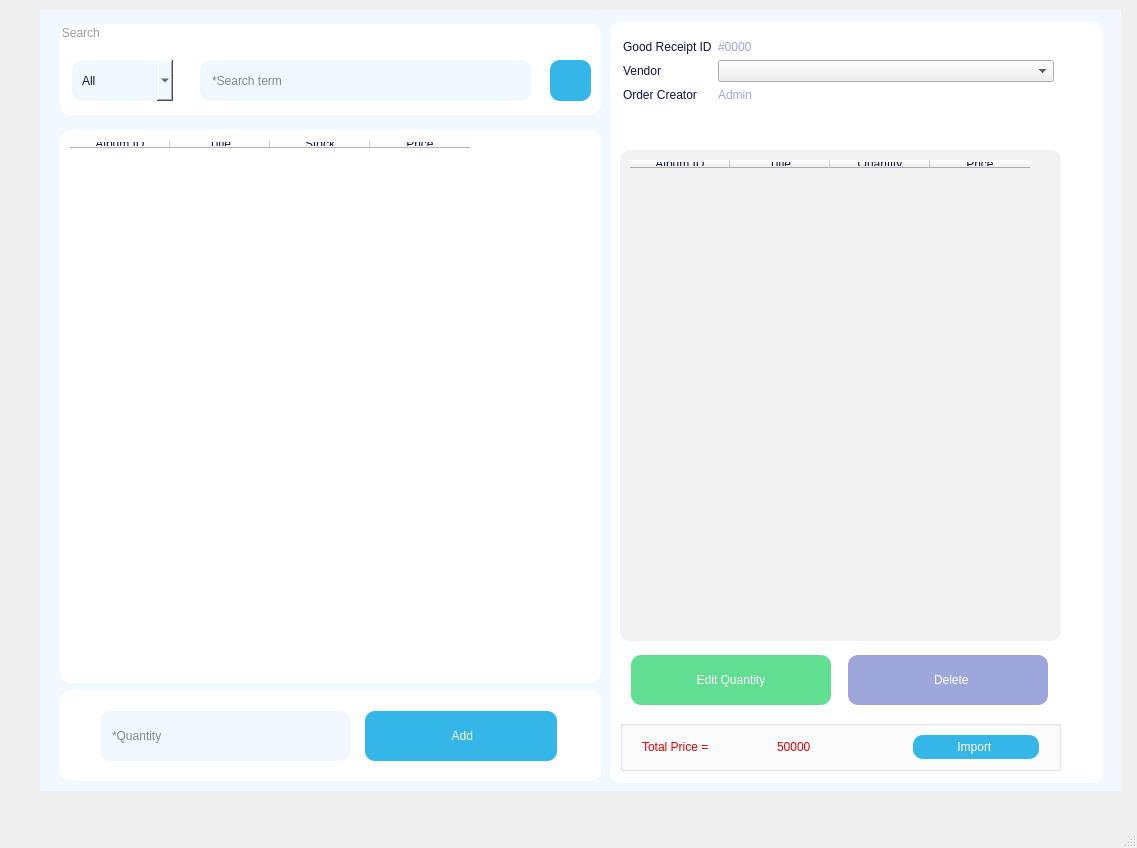
<?xml version="1.0" encoding="UTF-8"?>
<ui version="4.0">
 <class>MainWindowImport</class>
 <widget class="QMainWindow" name="MainWindowImport">
  <property name="geometry">
   <rect>
    <x>0</x>
    <y>0</y>
    <width>1137</width>
    <height>848</height>
   </rect>
  </property>
  <property name="maximumSize">
   <size>
    <width>1920</width>
    <height>1080</height>
   </size>
  </property>
  <property name="focusPolicy">
   <enum>Qt::NoFocus</enum>
  </property>
  <property name="windowTitle">
   <string>Import </string>
  </property>
  <property name="autoFillBackground">
   <bool>false</bool>
  </property>
  <property name="toolButtonStyle">
   <enum>Qt::ToolButtonTextUnderIcon</enum>
  </property>
  <property name="animated">
   <bool>false</bool>
  </property>
  <widget class="QWidget" name="centralwidget">
   <widget class="QLabel" name="label_2">
    <property name="geometry">
     <rect>
      <x>40</x>
      <y>10</y>
      <width>1081</width>
      <height>781</height>
     </rect>
    </property>
    <property name="styleSheet">
     <string notr="true">background-color: rgb(242, 248, 255);</string>
    </property>
    <property name="text">
     <string/>
    </property>
   </widget>
   <widget class="QGroupBox" name="groupBox_2">
    <property name="geometry">
     <rect>
      <x>60</x>
      <y>24</y>
      <width>541</width>
      <height>91</height>
     </rect>
    </property>
    <property name="styleSheet">
     <string notr="true">padding: 5px;
border-radius: 10px;
color: rgb(155, 159, 162);
background-color: rgb(255, 255, 255);
font: 25 10pt &quot;Montserrat Light&quot;;</string>
    </property>
    <property name="title">
     <string>Search </string>
    </property>
    <widget class="QLineEdit" name="lineEditSearch">
     <property name="geometry">
      <rect>
       <x>140</x>
       <y>36</y>
       <width>331</width>
       <height>41</height>
      </rect>
     </property>
     <property name="styleSheet">
      <string notr="true">background-color: rgb(242, 248, 255);
color: rgb(14, 23, 67);
font: 57 12pt &quot;Montserrat Medium&quot;;
padding: 10px;</string>
     </property>
     <property name="text">
      <string/>
     </property>
     <property name="placeholderText">
      <string>*Search term</string>
     </property>
    </widget>
    <widget class="QPushButton" name="pushButtonSearch">
     <property name="geometry">
      <rect>
       <x>490</x>
       <y>36</y>
       <width>41</width>
       <height>41</height>
      </rect>
     </property>
     <property name="maximumSize">
      <size>
       <width>100</width>
       <height>100</height>
      </size>
     </property>
     <property name="styleSheet">
      <string notr="true">QPushButton {
    background-color: #35B6E8; /* Màu nền mặc định */
    border-radius: 10px; 
    padding: 5px;

}

QPushButton:hover {
    background-color: #8EDAF8; /* Màu khi di chuột */  

}

QPushButton:pressed {
    background-color: #35B6E8; /* Màu khi nhấn */
}

QPushButton:focus {
    border: 5px solid #8EDAF8; /* Viền khi nút được focus */ 
}
</string>
     </property>
     <property name="text">
      <string/>
     </property>
     <property name="icon">
      <iconset>
       <normaloff>../../RESOURCE/ICON/search.png</normaloff>../../RESOURCE/ICON/search.png</iconset>
     </property>
     <property name="iconSize">
      <size>
       <width>25</width>
       <height>25</height>
      </size>
     </property>
    </widget>
    <widget class="QComboBox" name="comboBoxSearch">
     <property name="geometry">
      <rect>
       <x>12</x>
       <y>36</y>
       <width>101</width>
       <height>41</height>
      </rect>
     </property>
     <property name="styleSheet">
      <string notr="true">background-color: rgb(242, 248, 255);
color: rgb(14, 23, 67);
font: 57 12pt &quot;Montserrat Medium&quot;;
padding: 10px;</string>
     </property>
     <property name="editable">
      <bool>false</bool>
     </property>
     <property name="currentText">
      <string>All</string>
     </property>
     <property name="sizeAdjustPolicy">
      <enum>QComboBox::AdjustToContentsOnFirstShow</enum>
     </property>
     <item>
      <property name="text">
       <string>All</string>
      </property>
     </item>
     <item>
      <property name="text">
       <string>ID</string>
      </property>
     </item>
     <item>
      <property name="text">
       <string>Title</string>
      </property>
     </item>
     <item>
      <property name="text">
       <string>Artist</string>
      </property>
     </item>
     <item>
      <property name="text">
       <string>Year</string>
      </property>
     </item>
     <item>
      <property name="text">
       <string>Category</string>
      </property>
     </item>
    </widget>
   </widget>
   <widget class="QTableWidget" name="tableWidgetDefault">
    <property name="geometry">
     <rect>
      <x>60</x>
      <y>130</y>
      <width>541</width>
      <height>553</height>
     </rect>
    </property>
    <property name="toolTip">
     <string/>
    </property>
    <property name="styleSheet">
     <string notr="true">padding: 5px;
border-radius: 10px;
color: rgb(14, 23, 67);
background-color: rgb(255, 255, 255);
font: 57 10pt &quot;Montserrat Medium&quot;;</string>
    </property>
    <column>
     <property name="text">
      <string>Album ID</string>
     </property>
    </column>
    <column>
     <property name="text">
      <string>Title</string>
     </property>
    </column>
    <column>
     <property name="text">
      <string>Stock</string>
     </property>
    </column>
    <column>
     <property name="text">
      <string>Price</string>
     </property>
    </column>
   </widget>
   <widget class="QLabel" name="label_3">
    <property name="geometry">
     <rect>
      <x>60</x>
      <y>690</y>
      <width>541</width>
      <height>91</height>
     </rect>
    </property>
    <property name="styleSheet">
     <string notr="true">border-radius: 10px;
background-color: rgb(255, 255, 255);</string>
    </property>
    <property name="text">
     <string/>
    </property>
   </widget>
   <widget class="QWidget" name="horizontalLayoutWidget">
    <property name="geometry">
     <rect>
      <x>100</x>
      <y>710</y>
      <width>457</width>
      <height>52</height>
     </rect>
    </property>
    <layout class="QHBoxLayout" name="horizontalLayout">
     <property name="spacing">
      <number>15</number>
     </property>
     <item>
      <widget class="QLineEdit" name="lineEditQuantity">
       <property name="maximumSize">
        <size>
         <width>250</width>
         <height>50</height>
        </size>
       </property>
       <property name="styleSheet">
        <string notr="true">background-color: rgb(242, 248, 255);
color: rgb(14, 23, 67);
font: 57 12pt &quot;Montserrat Medium&quot;;
padding: 10px;
border-radius: 10px;</string>
       </property>
       <property name="placeholderText">
        <string>*Quantity</string>
       </property>
      </widget>
     </item>
     <item>
      <widget class="QPushButton" name="pushButtonAdd">
       <property name="maximumSize">
        <size>
         <width>200</width>
         <height>50</height>
        </size>
       </property>
       <property name="styleSheet">
        <string notr="true">QPushButton {
	font: 57 12pt &quot;Montserrat Medium&quot;;
	color: rgb(255, 255, 255);
    background-color: #35B6E8; /* Màu nền mặc định */
    border-radius: 10px; 
    padding: 1px;

}

QPushButton:hover {
    background-color: #8EDAF8; /* Màu khi di chuột */  

}

QPushButton:pressed {
    background-color: #35B6E8; /* Màu khi nhấn */
}

QPushButton:focus {
    border: 5px solid #8EDAF8; /* Viền khi nút được focus */ 
}
</string>
       </property>
       <property name="text">
        <string> Add</string>
       </property>
       <property name="icon">
        <iconset>
         <normaloff>../../RESOURCE/ICON/tick.png</normaloff>../../RESOURCE/ICON/tick.png</iconset>
       </property>
       <property name="iconSize">
        <size>
         <width>25</width>
         <height>25</height>
        </size>
       </property>
      </widget>
     </item>
    </layout>
   </widget>
   <widget class="QLabel" name="label_6">
    <property name="geometry">
     <rect>
      <x>610</x>
      <y>22</y>
      <width>493</width>
      <height>761</height>
     </rect>
    </property>
    <property name="styleSheet">
     <string notr="true">border-radius: 10px;
background-color: rgb(255, 255, 255);</string>
    </property>
    <property name="text">
     <string/>
    </property>
   </widget>
   <widget class="QWidget" name="formLayoutWidget">
    <property name="geometry">
     <rect>
      <x>623</x>
      <y>40</y>
      <width>431</width>
      <height>111</height>
     </rect>
    </property>
    <layout class="QFormLayout" name="formLayout">
     <item row="1" column="0">
      <widget class="QLabel" name="label_7">
       <property name="styleSheet">
        <string notr="true">color: rgb(14, 23, 67);
font: 57 10pt &quot;Montserrat Medium&quot;;</string>
       </property>
       <property name="text">
        <string>Good Receipt ID</string>
       </property>
      </widget>
     </item>
     <item row="1" column="1">
      <widget class="QLabel" name="labelGoodReceiptID">
       <property name="styleSheet">
        <string notr="true">
color: rgb(157, 167, 220);
font: 57 10pt &quot;Montserrat Medium&quot;;</string>
       </property>
       <property name="text">
        <string>#0000</string>
       </property>
      </widget>
     </item>
     <item row="3" column="0">
      <widget class="QLabel" name="label_10">
       <property name="styleSheet">
        <string notr="true">color: rgb(14, 23, 67);
font: 57 10pt &quot;Montserrat Medium&quot;;</string>
       </property>
       <property name="text">
        <string>Order Creator</string>
       </property>
      </widget>
     </item>
     <item row="3" column="1">
      <widget class="QLabel" name="labelAdminName">
       <property name="styleSheet">
        <string notr="true">
color: rgb(157, 167, 220);
font: 57 10pt &quot;Montserrat Medium&quot;;</string>
       </property>
       <property name="text">
        <string>Admin</string>
       </property>
      </widget>
     </item>
     <item row="2" column="0">
      <widget class="QLabel" name="label_9">
       <property name="styleSheet">
        <string notr="true">color: rgb(14, 23, 67);
font: 57 10pt &quot;Montserrat Medium&quot;;</string>
       </property>
       <property name="text">
        <string>Vendor</string>
       </property>
      </widget>
     </item>
     <item row="2" column="1">
      <widget class="QComboBox" name="comboBoxVendor"/>
     </item>
    </layout>
   </widget>
   <widget class="QTableWidget" name="tableWidgetImport">
    <property name="geometry">
     <rect>
      <x>620</x>
      <y>150</y>
      <width>441</width>
      <height>491</height>
     </rect>
    </property>
    <property name="toolTip">
     <string/>
    </property>
    <property name="styleSheet">
     <string notr="true">padding: 5px;
border-radius: 10px;
color: rgb(14, 23, 67);
background-color: rgb(242, 242, 242);
font: 57 10pt &quot;Montserrat Medium&quot;;
</string>
    </property>
    <column>
     <property name="text">
      <string>Album ID</string>
     </property>
    </column>
    <column>
     <property name="text">
      <string>Title</string>
     </property>
    </column>
    <column>
     <property name="text">
      <string>Quantity</string>
     </property>
    </column>
    <column>
     <property name="text">
      <string>Price</string>
     </property>
    </column>
   </widget>
   <widget class="QWidget" name="horizontalLayoutWidget_2">
    <property name="geometry">
     <rect>
      <x>620</x>
      <y>650</y>
      <width>441</width>
      <height>61</height>
     </rect>
    </property>
    <layout class="QHBoxLayout" name="horizontalLayout_2">
     <item>
      <widget class="QPushButton" name="pushButtonEdit">
       <property name="maximumSize">
        <size>
         <width>200</width>
         <height>50</height>
        </size>
       </property>
       <property name="sizeIncrement">
        <size>
         <width>200</width>
         <height>50</height>
        </size>
       </property>
       <property name="styleSheet">
        <string notr="true">QPushButton {
	font: 57 12pt &quot;Montserrat Medium&quot;;
	color: rgb(255, 255, 255);
    background-color: #62DE92; /* Màu nền mặc định */
    border-radius: 10px; 
    padding: 1px;

}

QPushButton:hover {
    background-color: #BAECCD; /* Màu khi di chuột */  

}

QPushButton:pressed {
    background-color: #62DE92; /* Màu khi nhấn */
}

QPushButton:focus {
    border: 5px solid #62DE92; /* Viền khi nút được focus */ 
}
</string>
       </property>
       <property name="text">
        <string>Edit Quantity</string>
       </property>
       <property name="icon">
        <iconset>
         <normaloff>../../RESOURCE/ICON/edit.png</normaloff>../../RESOURCE/ICON/edit.png</iconset>
       </property>
      </widget>
     </item>
     <item>
      <widget class="QPushButton" name="pushButtonDelete">
       <property name="maximumSize">
        <size>
         <width>200</width>
         <height>50</height>
        </size>
       </property>
       <property name="sizeIncrement">
        <size>
         <width>200</width>
         <height>50</height>
        </size>
       </property>
       <property name="styleSheet">
        <string notr="true">QPushButton {
	font: 57 12pt &quot;Montserrat Medium&quot;;
	color: rgb(255, 255, 255);
    background-color: #9DA7DC; /* Màu nền mặc định */
    border-radius: 10px; 
    padding: 1px;

}

QPushButton:hover {
    background-color: #D8DDF8; /* Màu khi di chuột */  

}

QPushButton:pressed {
    background-color: #9DA7DC; /* Màu khi nhấn */
}

QPushButton:focus {
    border: 5px solid #9DA7DC; /* Viền khi nút được focus */ 
}
</string>
       </property>
       <property name="text">
        <string>  Delete</string>
       </property>
       <property name="icon">
        <iconset>
         <normaloff>../../RESOURCE/ICON/delete.png</normaloff>../../RESOURCE/ICON/delete.png</iconset>
       </property>
       <property name="iconSize">
        <size>
         <width>50</width>
         <height>25</height>
        </size>
       </property>
      </widget>
     </item>
    </layout>
   </widget>
   <widget class="QGroupBox" name="horizontalGroupBox_3">
    <property name="geometry">
     <rect>
      <x>620</x>
      <y>720</y>
      <width>441</width>
      <height>51</height>
     </rect>
    </property>
    <layout class="QHBoxLayout" name="horizontalLayout_3">
     <property name="spacing">
      <number>9</number>
     </property>
     <property name="leftMargin">
      <number>19</number>
     </property>
     <property name="rightMargin">
      <number>19</number>
     </property>
     <item>
      <widget class="QLabel" name="label_12">
       <property name="styleSheet">
        <string notr="true">font: 63 14pt &quot;Montserrat SemiBold&quot;;
color: rgb(229, 0, 0);</string>
       </property>
       <property name="text">
        <string>Total Price = </string>
       </property>
      </widget>
     </item>
     <item>
      <widget class="QLabel" name="labelTotalPrice">
       <property name="styleSheet">
        <string notr="true">font: 81 14pt &quot;Montserrat ExtraBold&quot;;
color: rgb(229, 0, 0);</string>
       </property>
       <property name="text">
        <string>50000</string>
       </property>
      </widget>
     </item>
     <item>
      <widget class="QPushButton" name="pushButtonImportEx">
       <property name="maximumSize">
        <size>
         <width>16777215</width>
         <height>30</height>
        </size>
       </property>
       <property name="styleSheet">
        <string notr="true">QPushButton {
	font: 57 12pt &quot;Montserrat Medium&quot;;
	color: rgb(255, 255, 255);
    background-color: #35B6E8; /* Màu nền mặc định */
    border-radius: 10px; 
    padding: 1px;

}

QPushButton:hover {
    background-color: #8EDAF8; /* Màu khi di chuột */  

}

QPushButton:pressed {
    background-color: #35B6E8; /* Màu khi nhấn */
}

QPushButton:focus {
    border: 5px solid #8EDAF8; /* Viền khi nút được focus */ 
}
</string>
       </property>
       <property name="text">
        <string>Import </string>
       </property>
      </widget>
     </item>
    </layout>
   </widget>
  </widget>
  <widget class="QMenuBar" name="menubar">
   <property name="geometry">
    <rect>
     <x>0</x>
     <y>0</y>
     <width>1137</width>
     <height>26</height>
    </rect>
   </property>
  </widget>
  <widget class="QStatusBar" name="statusbar"/>
 </widget>
 <resources/>
 <connections/>
</ui>
